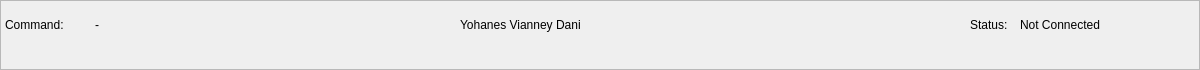
  <widget class="QFrame" name="footer">
   <property name="geometry">
    <rect>
     <x>10</x>
     <y>830</y>
     <width>1200</width>
     <height>70</height>
    </rect>
   </property>
   <property name="frameShape">
    <enum>QFrame::StyledPanel</enum>
   </property>
   <property name="frameShadow">
    <enum>QFrame::Raised</enum>
   </property>
   <widget class="QLabel" name="command">
    <property name="geometry">
     <rect>
      <x>5</x>
      <y>10</y>
      <width>70</width>
      <height>30</height>
     </rect>
    </property>
    <property name="text">
     <string>Command:</string>
    </property>
   </widget>
   <widget class="QLabel" name="command_value">
    <property name="geometry">
     <rect>
      <x>95</x>
      <y>10</y>
      <width>300</width>
      <height>30</height>
     </rect>
    </property>
    <property name="text">
     <string>-</string>
    </property>
   </widget>
   <widget class="QLabel" name="footerLabel">
    <property name="geometry">
     <rect>
      <x>460</x>
      <y>10</y>
      <width>150</width>
      <height>30</height>
     </rect>
    </property>
    <property name="text">
     <string>Yohanes Vianney Dani</string>
    </property>
   </widget>
   <widget class="QLabel" name="status">
    <property name="geometry">
     <rect>
      <x>970</x>
      <y>10</y>
      <width>70</width>
      <height>30</height>
     </rect>
    </property>
    <property name="text">
     <string>Status:</string>
    </property>
   </widget>
   <widget class="QLabel" name="status_value">
    <property name="geometry">
     <rect>
      <x>1020</x>
      <y>10</y>
      <width>120</width>
      <height>30</height>
     </rect>
    </property>
    <property name="text">
     <string>Not Connected</string>
    </property>
   </widget>
  </widget>
